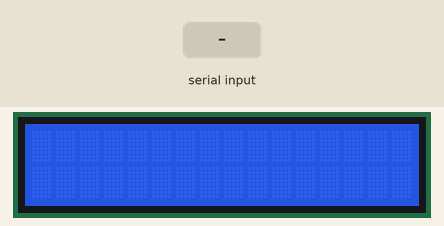
Simulated run of this sketch. Board: Arduino Uno, built with avr-gcc and run on an emulated ATmega328P. Parts: 16×2 character LCD. The test bench sets the inputs (shaded band).

Above: at 1.2 s.
1.3 s: "1" received over Serial
At 2.6 s:
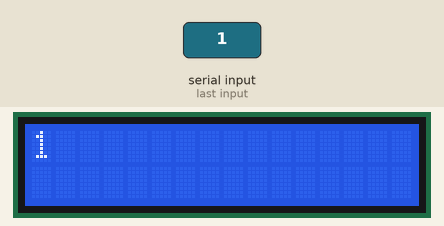
3.1 s: "0" received over Serial
At 4.0 s:
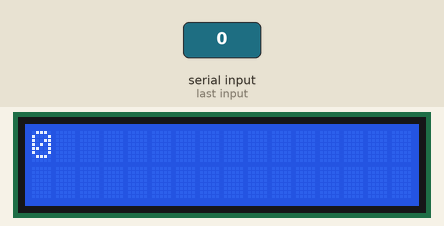
4.9 s: "2" received over Serial
At 6.5 s:
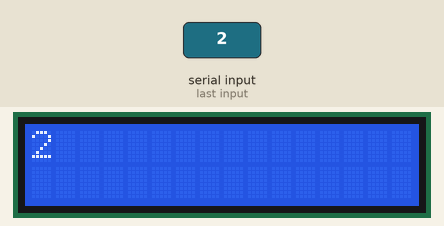
Timing chart, 0 to 8.0 s (numbered marks = the images above; inputs shaded):
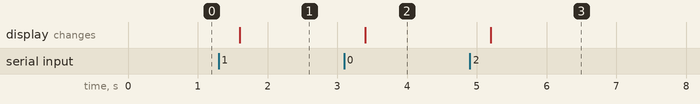

The sketch:

3_LCD_I2C_Serial.ino
```cpp
/*
  Free open Arduino Course

  Github:
  https://github.com/ZGZMakerSpace/ArduinoCourse
  Documentation:
  https://zaragozamakerspace.com/index.php/courses/curso-basico-arduino/

  by Zaragoza Maker Space
*/
#include <Wire.h>
#include <LiquidCrystal_I2C.h>

LiquidCrystal_I2C lcd(0x3f,16,2);  // set the LCD address to 0x27 for a 16 chars and 2 line display

void setup()
{
  lcd.init();
  lcd.backlight();
  Serial.begin(9600);
  Serial.setTimeout(300);
}

void loop()
{
  if (Serial.available()) {
    String text = Serial.readString();

    lcd.clear();
    lcd.print( text );

  }
}
```

Measured:
- after the input at 1.3 s, the display: changes after 0.30 s (image 1)
- after the input at 3.1 s, the display: changes after 0.30 s (image 2)
- after the input at 4.9 s, the display: changes after 0.30 s (image 3)
